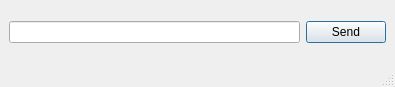
<?xml version="1.0" encoding="UTF-8"?>
<ui version="4.0">
 <class>MainWindow</class>
 <widget class="QMainWindow" name="MainWindow">
  <property name="geometry">
   <rect>
    <x>0</x>
    <y>0</y>
    <width>395</width>
    <height>87</height>
   </rect>
  </property>
  <property name="windowTitle">
   <string>MainWindow</string>
  </property>
  <widget class="QWidget" name="centralwidget">
   <layout class="QGridLayout" name="gridLayout">
    <item row="0" column="0">
     <layout class="QHBoxLayout" name="horizontalLayout">
      <item>
       <widget class="QLineEdit" name="leSend"/>
      </item>
      <item>
       <widget class="QPushButton" name="pbSend">
        <property name="autoFillBackground">
         <bool>false</bool>
        </property>
        <property name="text">
         <string>Send</string>
        </property>
        <property name="default">
         <bool>true</bool>
        </property>
       </widget>
      </item>
     </layout>
    </item>
   </layout>
  </widget>
  <widget class="QMenuBar" name="menubar">
   <property name="geometry">
    <rect>
     <x>0</x>
     <y>0</y>
     <width>395</width>
     <height>21</height>
    </rect>
   </property>
  </widget>
  <widget class="QStatusBar" name="statusbar"/>
 </widget>
 <resources/>
 <connections/>
</ui>
